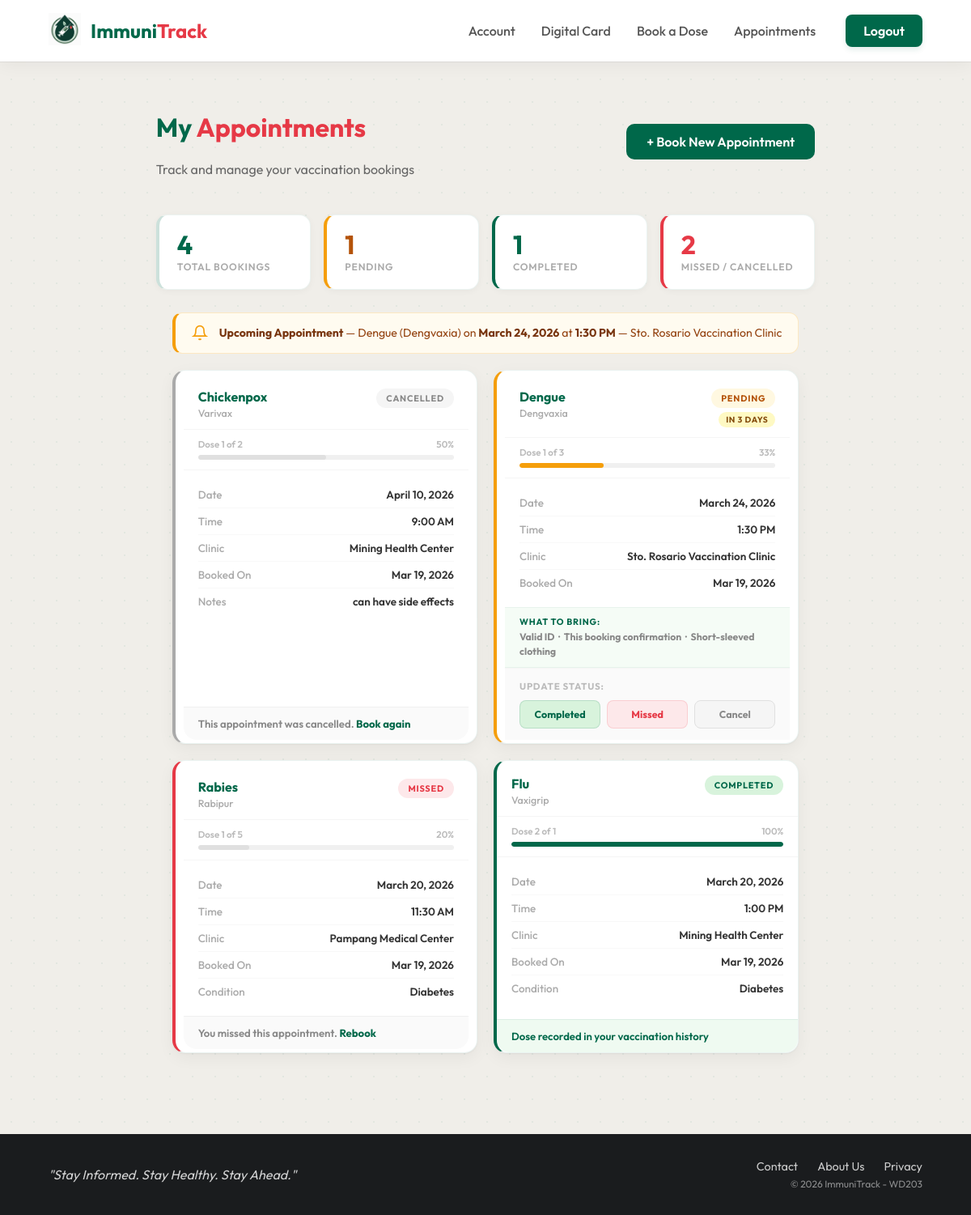
Page /appointments.php (signed in) on the committed database.
### tables this page shows
CREATE TABLE `bookings` (
  `id` int(11) NOT NULL,
  `user_email` varchar(100) NOT NULL,
  `vax_category` varchar(50) DEFAULT NULL,
  `vaccine_type` varchar(100) DEFAULT NULL,
  `dose_number` int(11) DEFAULT NULL,
  `booking_date` date DEFAULT NULL,
  `booking_time` time DEFAULT NULL,
  `clinic` varchar(150) DEFAULT NULL,
  `medical_condition` text DEFAULT NULL,
  `notes` text DEFAULT NULL,
  `status` enum('Pending','Completed','Missed','Cancelled') DEFAULT 'Pending',
  `created_at` timestamp NOT NULL DEFAULT current_timestamp()
);

### appointments.php (the view, shortened to what this page needs)
<?php
include "database.php";
$user_email = $_SESSION["user_email"];
$bstmt = $conn->prepare("SELECT id, vax_category, vaccine_type, dose_number, booking_date, booking_time, clinic, medical_condition, notes, status, created_at FROM bookings WHERE user_email = ? ORDER BY booking_date DESC");
$bstmt->bind_param("s", $user_email);
$bstmt->execute();
$bookings_result = $bstmt->get_result();
$all_bookings = [];
while ($b = $bookings_result->fetch_assoc()) {
    $all_bookings[] = $b;
}
$total     = count($all_bookings);
$pending   = count(array_filter($all_bookings, fn($b) => $b['status'] === 'Pending'));
$completed = count(array_filter($all_bookings, fn($b) => $b['status'] === 'Completed'));
$missed    = count(array_filter($all_bookings, fn($b) => $b['status'] === 'Missed'));
$cancelled = count(array_filter($all_bookings, fn($b) => $b['status'] === 'Cancelled'));
$required_doses = [
    "Covid" => 3, "Dengue" => 3, "Flu" => 1, "Chickenpox" => 2, "Rabies" => 5
];
$css = "account_db.css";
include 'includes/account_header.php';
?>
<div class="dashboard-wrapper">
    <header class="db-header">
        <div class="welcome-text">
            <h1>My <span>Appointments</span></h1>
            <p>Track and manage your vaccination bookings</p>
        </div>
        <a href="booking.php" class="btn-primary">+ Book New Appointment</a>
    </header>
    <div class="appt-stats-row">
        <div class="appt-stat-card">
            <span class="appt-stat-number"><?php echo $total; ?></span>
            <span class="appt-stat-label">Total Bookings</span>
        </div>
        <div class="appt-stat-card stat-pending">
            <span class="appt-stat-number"><?php echo $pending; ?></span>
            <span class="appt-stat-label">Pending</span>
        </div>
        <div class="appt-stat-card stat-completed">
            <span class="appt-stat-number"><?php echo $completed; ?></span>
            <span class="appt-stat-label">Completed</span>
        </div>
        <div class="appt-stat-card stat-missed">
            <span class="appt-stat-number"><?php echo $missed + $cancelled; ?></span>
            <span class="appt-stat-label">Missed / Cancelled</span>
        </div>
    </div>
    <div class="bookings-page">
        <?php if ($total === 0): ?>
            <div class="bookings-empty">
                <div class="empty-icon">
                    <svg width="48" height="48" viewBox="0 0 24 24" fill="none" stroke="#ccc" stroke-width="1.5">
                        <rect x="3" y="4" width="18" height="18" rx="2"/><path d="M16 2v4M8 2v4M3 10h18"/>
                        <path d="M8 14h.01M12 14h.01M16 14h.01M8 18h.01M12 18h.01M16 18h.01"/>
                    </svg>
                </div>
                <p>You have no appointments yet.</p>
                <p class="empty-sub">Book your first vaccination appointment to get started.</p>
                <a href="booking.php" class="btn-primary">Book Your First Appointment</a>
            </div>
        <?php else: ?>
            <?php
            $upcoming = array_filter($all_bookings, function($b) {
                $days = (strtotime($b['booking_date']) - time()) / 86400;
                return $b['status'] === 'Pending' && $days >= 0 && $days <= 3;
            });
            if (!empty($upcoming)):
                $next = reset($upcoming);
            ?>
            <div class="appt-reminder-banner">
                <div class="reminder-banner-icon">
                    <svg width="20" height="20" viewBox="0 0 24 24" fill="none" stroke="currentColor" stroke-width="2">
                        <path d="M18 8A6 6 0 0 0 6 8c0 7-3 9-3 9h18s-3-2-3-9"/>
                        <path d="M13.73 21a2 2 0 0 1-3.46 0"/>
                    </svg>
                </div>
                <div>
                    <strong>Upcoming Appointment</strong> —
                    <?php echo htmlspecialchars($next['vax_category']); ?> (<?php echo htmlspecialchars($next['vaccine_type']); ?>)
                    on <strong><?php echo date("F j, Y", strtotime($next['booking_date'])); ?></strong>
                    at <strong><?php echo date("g:i A", strtotime($next['booking_time'])); ?></strong>
                    — <?php echo htmlspecialchars($next['clinic']); ?>
                </div>
            </div>
            <?php endif; ?>
            <div class="bookings-grid">
            <?php foreach ($all_bookings as $b):
                $days_diff = (strtotime($b['booking_date']) - strtotime(date('Y-m-d'))) / 86400;
                if ($b['status'] === 'Pending') {
                    if ($days_diff == 0)       $time_tag = ['Today', 'tag-today'];
                    elseif ($days_diff == 1)   $time_tag = ['Tomorrow', 'tag-soon'];
                    elseif ($days_diff <= 3)   $time_tag = ['In ' . (int)$days_diff . ' days', 'tag-soon'];
                    elseif ($days_diff < 0)    $time_tag = ['Overdue', 'tag-overdue'];
                    else                       $time_tag = [date("M j", strtotime($b['booking_date'])), 'tag-future'];
                } else {
                    $time_tag = null;
                }
                $req = $required_doses[$b['vax_category']] ?? 1;
                $progress_pct = min(100, round(($b['dose_number'] / $req) * 100));
            ?>
                <div class="booking-card status-<?php echo strtolower($b['status']); ?>">
                    <div class="booking-card-top">
                        <div class="booking-card-vax">
                            <span class="bk-category"><?php echo htmlspecialchars($b['vax_category']); ?></span>
                            <span class="bk-brand"><?php echo htmlspecialchars($b['vaccine_type']); ?></span>
                        </div>
                        <div class="bk-top-right">
                            <span class="bk-status-pill bk-<?php echo strtolower($b['status']); ?>">
                                <?php echo $b['status']; ?>
                            </span>
                            <?php if ($time_tag): ?>
                                <span class="bk-time-tag <?php echo $time_tag[1]; ?>"><?php echo $time_tag[0]; ?></span>
                            <?php endif; ?>
                        </div>
                    </div>
                    <div class="bk-progress-area">
                        <div class="bk-progress-label">
                            <span>Dose <?php echo $b['dose_number']; ?> of <?php echo $req; ?></span>
                            <span><?php echo $progress_pct; ?>%</span>
                        </div>
                        <div class="bk-progress-bar">
                            <div class="bk-progress-fill <?php echo $b['status'] === 'Completed' ? 'fill-done' : ($b['status'] === 'Missed' || $b['status'] === 'Cancelled' ? 'fill-missed' : ''); ?>"
                                 style="width: <?php echo $progress_pct; ?>%"></div>
                        </div>
                    </div>
                    <div class="booking-card-details">
                        <div class="bk-detail-row">
                            <span>Date</span>
                            <strong><?php echo date("F j, Y", strtotime($b['booking_date'])); ?></strong>
                        </div>
                        <div class="bk-detail-row">
                            <span>Time</span>
                            <strong><?php echo date("g:i A", strtotime($b['booking_time'])); ?></strong>
                        </div>
                        <div class="bk-detail-row">
                            <span>Clinic</span>
                            <strong><?php echo htmlspecialchars($b['clinic']); ?></strong>
                        </div>
                        <div class="bk-detail-row">
                            <span>Booked On</span>
                            <strong><?php echo date("M j, Y", strtotime($b['created_at'])); ?></strong>
                        </div>
                        <?php if (!empty($b['medical_condition'])): ?>
                        <div class="bk-detail-row">
                            <span>Condition</span>
                            <strong><?php echo htmlspecialchars($b['medical_condition']); ?></strong>
                        </div>
                        <?php endif; ?>
                        <?php if (!empty($b['notes'])): ?>
                        <div class="bk-detail-row">
                            <span>Notes</span>
                            <strong><?php echo htmlspecialchars($b['notes']); ?></strong>
                        </div>
                        <?php endif; ?>
                    </div>
                    <?php if ($b['status'] === 'Pending'): ?>
                    <div class="bk-next-steps">
                        <p class="bk-next-title">What to bring:</p>
                        <p class="bk-next-body">Valid ID &nbsp;·&nbsp; This booking confirmation &nbsp;·&nbsp; Short-sleeved clothing</p>
                    </div>
                    <?php endif; ?>
                    <?php if ($b['status'] === 'Pending'): ?>
                    <div class="booking-card-actions">
                        <p class="actions-label">Update Status:</p>
                        <div class="actions-row">
                            <form method="POST">
                                <button type="submit" class="bk-btn bk-btn-complete"
                                        onclick="return confirm('Mark as Completed? This will add it to your vaccination history.')">
                                    Completed
                                </button>
                            </form>
                            <form method="POST">
                                <button type="submit" class="bk-btn bk-btn-missed"
                                        onclick="return confirm('Mark as Missed?')">
                                    Missed
                                </button>
                            </form>
                            <form method="POST">
                                <button type="submit" class="bk-btn bk-btn-cancel"
                                        onclick="return confirm('Cancel this appointment?')">
                                    Cancel
                                </button>
                            </form>
                        </div>
                    </div>
                    <?php elseif ($b['status'] === 'Completed'): ?>
                    <div class="booking-card-done">
                        Dose recorded in your vaccination history
                    </div>
                    <?php elseif ($b['status'] === 'Missed'): ?>
                    <div class="booking-card-missed-msg">
                        You missed this appointment. <a href="booking.php">Rebook</a>
                    </div>
                    <?php elseif ($b['status'] === 'Cancelled'): ?>
                    <div class="booking-card-missed-msg">
                        This appointment was cancelled. <a href="booking.php">Book again</a>
                    </div>
                    <?php endif; ?>
                </div>
            <?php endforeach; ?>
            </div>
        <?php endif; ?>
    </div>
</div>
<?php include 'includes/account_footer.php'; ?>

### includes/account_header.php (shortened to what this page needs)
<!DOCTYPE html>
<html lang="en">
<head>
    <link rel="stylesheet" href="css/<?php echo $css; ?>?v=<?php echo time(); ?>">
</head>
<body>
    <header class="main-header">
        <div class="header-left">
            <a href="index.php" class="logo-link">
                <img src="images/favicon.png" class="nav-logo" alt="ImmuniTrack Logo">
            </a>
            <span class="brand-name">Immuni<span class="highlight">Track</span></span>
        </div>
        <nav class="header-right" id="navMenu">
            <a href="account_db.php">Account</a>
            <a href="digitalcard.php">Digital Card</a>
            <a href="booking.php">Book a Dose</a>
            <a href="appointments.php">Appointments</a>
            <a href="logout.php" class="nav-acc">Logout</a>
        </nav>
    </header>

### includes/account_footer.php (shortened to what this page needs)
<footer class="main-footer">
    <div class="footer-left">
        <p class="quote">"Stay Informed. Stay Healthy. Stay Ahead."</p>
    </div>
    <div class="footer-right">
        <nav class="footer-nav">
            <a href="account_contact.php">Contact</a>
            <a href="account_about.php">About Us</a>
            <a href="account_privacy.php">Privacy</a>
        </nav>
        <p class="copyright">&copy; <?php echo date("Y"); ?> ImmuniTrack - WD203</p>
    </div>
</footer>
</body>
</html>

### rows in the picture
bookings: vax_category "Dengue", vaccine_type "Dengvaxia", booking_date "March 24, 2026", booking_time "1:30 PM", clinic "Sto. Rosario Vaccination Clinic", status "PENDING", booking_date "IN 3 DAYS", dose_number "1", vax_category "3", progress_pct "33", created_at "Mar 19, 2026", shows "WHAT TO BRING:"
bookings: vax_category "Chickenpox", vaccine_type "Varivax", status "CANCELLED", dose_number "1", vax_category "2", progress_pct "50", booking_date "April 10, 2026", booking_time "9:00 AM", clinic "Mining Health Center", created_at "Mar 19, 2026", notes "can have side effects", shows "This appointment was cancelled."
bookings: vax_category "Rabies", vaccine_type "Rabipur", status "MISSED", dose_number "1", vax_category "5", progress_pct "20", booking_date "March 20, 2026", booking_time "11:30 AM", clinic "Pampang Medical Center", created_at "Mar 19, 2026", medical_condition "Diabetes", shows "You missed this appointment."
bookings: vax_category "Flu", vaccine_type "Vaxigrip", status "COMPLETED", dose_number "2", vax_category "1", progress_pct "100", booking_date "March 20, 2026", booking_time "1:00 PM", clinic "Mining Health Center", created_at "Mar 19, 2026", medical_condition "Diabetes", shows "Dose recorded in your vaccination history"

### other values in the picture
$total "4"
$pending "1"
$completed "1"
$missed + $cancelled "2"
